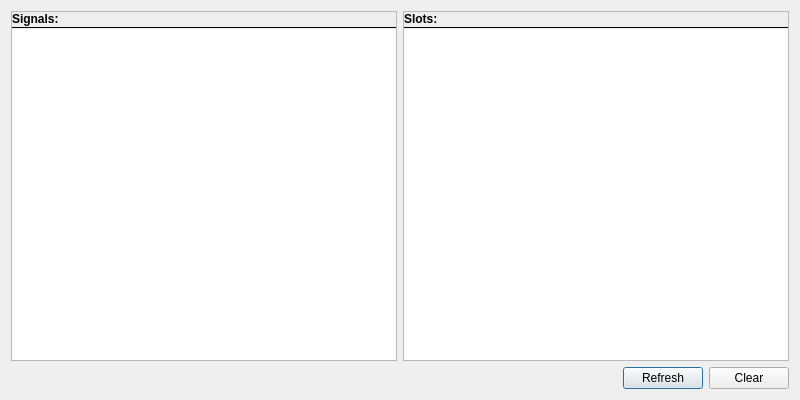
<?xml version="1.0" encoding="UTF-8"?>
<ui version="4.0">
 <class>EventWidget</class>
 <widget class="QDialog" name="EventWidget">
  <property name="windowModality">
   <enum>Qt::WindowModal</enum>
  </property>
  <property name="geometry">
   <rect>
    <x>0</x>
    <y>0</y>
    <width>800</width>
    <height>400</height>
   </rect>
  </property>
  <property name="minimumSize">
   <size>
    <width>350</width>
    <height>350</height>
   </size>
  </property>
  <property name="windowTitle">
   <string>Dialog</string>
  </property>
  <layout class="QHBoxLayout" name="horizontalLayout_2">
   <item>
    <layout class="QVBoxLayout" name="verticalLayout_3">
     <item>
      <layout class="QHBoxLayout" name="horizontalLayout_3">
       <item>
        <widget class="QScrollArea" name="scrollArea_3">
         <property name="widgetResizable">
          <bool>true</bool>
         </property>
         <widget class="QWidget" name="scrollAreaWidgetContents_4">
          <property name="geometry">
           <rect>
            <x>0</x>
            <y>0</y>
            <width>384</width>
            <height>344</height>
           </rect>
          </property>
          <layout class="QVBoxLayout" name="verticalLayout_2">
           <property name="spacing">
            <number>0</number>
           </property>
           <property name="leftMargin">
            <number>0</number>
           </property>
           <property name="topMargin">
            <number>0</number>
           </property>
           <property name="rightMargin">
            <number>0</number>
           </property>
           <property name="bottomMargin">
            <number>0</number>
           </property>
           <item>
            <widget class="QLabel" name="label">
             <property name="font">
              <font>
               <bold>true</bold>
              </font>
             </property>
             <property name="text">
              <string>Signals:</string>
             </property>
             <property name="margin">
              <number>6</number>
             </property>
             <property name="indent">
              <number>0</number>
             </property>
            </widget>
           </item>
           <item>
            <widget class="Line" name="line">
             <property name="frameShadow">
              <enum>QFrame::Plain</enum>
             </property>
             <property name="orientation">
              <enum>Qt::Horizontal</enum>
             </property>
            </widget>
           </item>
           <item>
            <widget class="QListWidget" name="listWidget_signal">
             <property name="frameShape">
              <enum>QFrame::NoFrame</enum>
             </property>
             <property name="defaultDropAction">
              <enum>Qt::IgnoreAction</enum>
             </property>
             <property name="alternatingRowColors">
              <bool>true</bool>
             </property>
             <property name="selectionMode">
              <enum>QAbstractItemView::NoSelection</enum>
             </property>
            </widget>
           </item>
          </layout>
         </widget>
        </widget>
       </item>
       <item>
        <widget class="QScrollArea" name="scrollArea_2">
         <property name="widgetResizable">
          <bool>true</bool>
         </property>
         <widget class="QWidget" name="scrollAreaWidgetContents_2">
          <property name="geometry">
           <rect>
            <x>0</x>
            <y>0</y>
            <width>384</width>
            <height>344</height>
           </rect>
          </property>
          <layout class="QVBoxLayout" name="verticalLayout_4">
           <property name="spacing">
            <number>0</number>
           </property>
           <property name="leftMargin">
            <number>0</number>
           </property>
           <property name="topMargin">
            <number>0</number>
           </property>
           <property name="rightMargin">
            <number>0</number>
           </property>
           <property name="bottomMargin">
            <number>0</number>
           </property>
           <item>
            <widget class="QLabel" name="label_2">
             <property name="font">
              <font>
               <bold>true</bold>
              </font>
             </property>
             <property name="text">
              <string>Slots:</string>
             </property>
             <property name="margin">
              <number>6</number>
             </property>
             <property name="indent">
              <number>0</number>
             </property>
            </widget>
           </item>
           <item>
            <widget class="Line" name="line_2">
             <property name="frameShadow">
              <enum>QFrame::Plain</enum>
             </property>
             <property name="orientation">
              <enum>Qt::Horizontal</enum>
             </property>
            </widget>
           </item>
           <item>
            <widget class="QListWidget" name="listWidget_slot">
             <property name="frameShape">
              <enum>QFrame::NoFrame</enum>
             </property>
             <property name="editTriggers">
              <set>QAbstractItemView::EditKeyPressed</set>
             </property>
             <property name="showDropIndicator" stdset="0">
              <bool>false</bool>
             </property>
             <property name="defaultDropAction">
              <enum>Qt::IgnoreAction</enum>
             </property>
             <property name="alternatingRowColors">
              <bool>true</bool>
             </property>
             <property name="selectionMode">
              <enum>QAbstractItemView::NoSelection</enum>
             </property>
            </widget>
           </item>
          </layout>
         </widget>
        </widget>
       </item>
      </layout>
     </item>
     <item>
      <layout class="QHBoxLayout" name="horizontalLayout">
       <item>
        <spacer name="horizontalSpacer">
         <property name="orientation">
          <enum>Qt::Horizontal</enum>
         </property>
         <property name="sizeHint" stdset="0">
          <size>
           <width>40</width>
           <height>20</height>
          </size>
         </property>
        </spacer>
       </item>
       <item>
        <widget class="QPushButton" name="pushButton_refresh">
         <property name="text">
          <string>Refresh</string>
         </property>
        </widget>
       </item>
       <item>
        <widget class="QPushButton" name="pushButton_clear">
         <property name="text">
          <string>Clear</string>
         </property>
        </widget>
       </item>
      </layout>
     </item>
    </layout>
   </item>
  </layout>
 </widget>
 <resources/>
 <connections/>
</ui>
